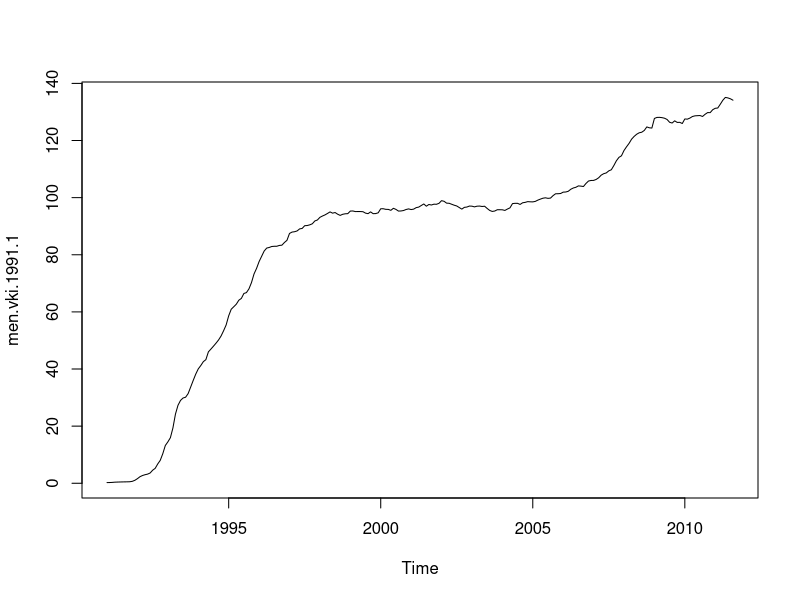

This chart was generated by the following R code: (Note: this script raises an error after producing the figure.)
rm(list = ls())

grafikai = function(a)
{
tipas = "wmf" 

pav = colnames(a)
plot(a)
savePlot(filename = paste(pav, " normal.",tipas), type = tipas, device = dev.cur(), restoreConsole = TRUE)
plot(log(a))
savePlot(filename = paste(pav, " log.",tipas), type = tipas, device = dev.cur(), restoreConsole = TRUE)
}

vki = ts(read.csv2('data/vki.csv'), start = 1991, frequency = 12)
pal = ts(read.csv2('data/pal.csv'), start = 2004:10, frequency = 12)
min = ts(read.csv2('data/min alga.csv'), start = 1995, frequency = 12)
iki = ts(read.csv2('data/iki.csv'), start = 2006, frequency = 12)
oil = ts(read.csv2('data/oil.csv'), start = 2006, frequency = 12)

grafikai(vki)
grafikai(pal)
grafikai(min)
grafikai(iki)
grafikai(oil)